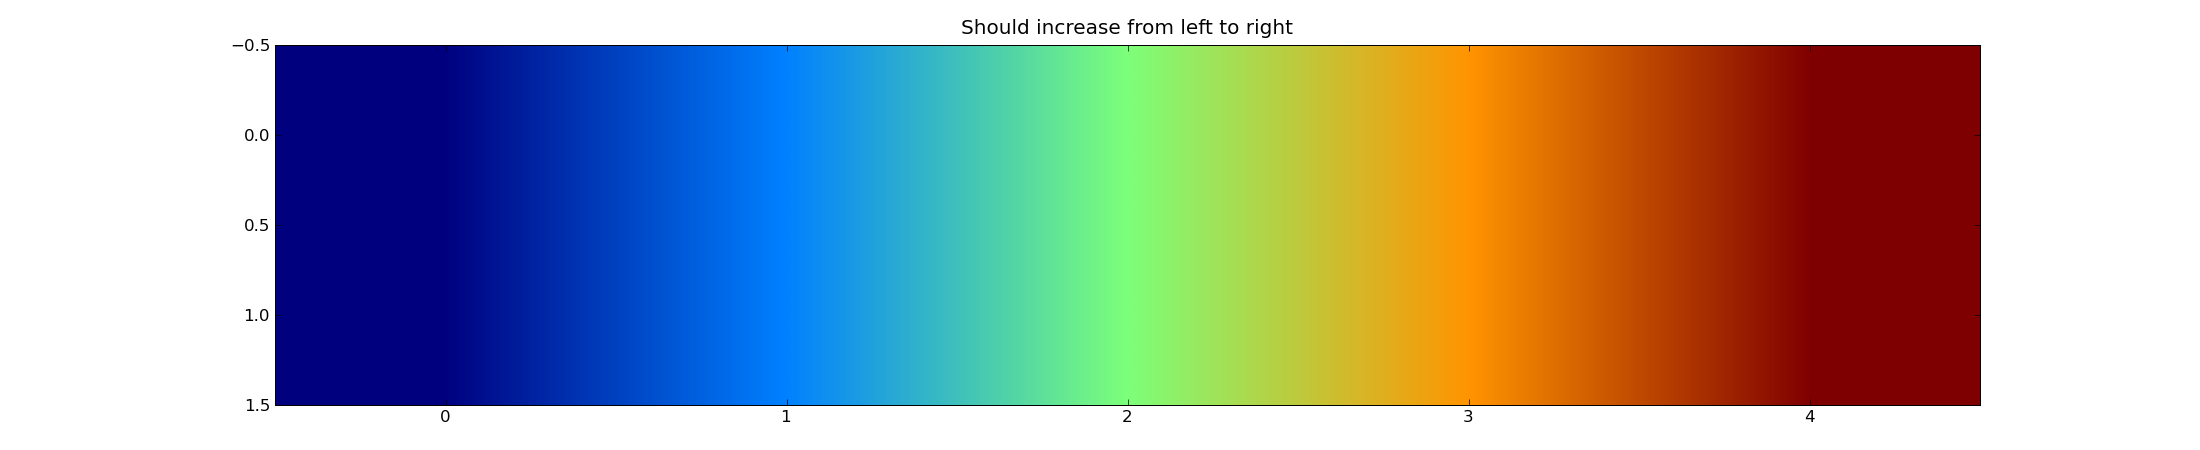

Generate this figure with Python:
# -*- coding: utf-8 -*-
import pylab,numpy,math
from Scientific.IO import NetCDF


ncFile   = NetCDF.NetCDFFile('./simulation.nc', 'r')

f = pylab.figure(4,figsize=(22,4.5), dpi=100)

image = f.add_subplot(111)
propagation = ncFile.variables['Impulse']
propagationData = propagation.getValue()
	
nf = propagationData.shape[0]
nr = propagationData.shape[1]
nz = propagationData.shape[2]
	
data = numpy.zeros((nf/2,nz),dtype=float)

data = numpy.transpose(numpy.sum(propagationData,2))

print propagationData	


colormap = image.imshow(data,interpolation='bilinear',cmap=pylab.cm.jet,aspect='auto')
image.set_title('Should increase from left to right')

f.savefig('netcdftest.png')
